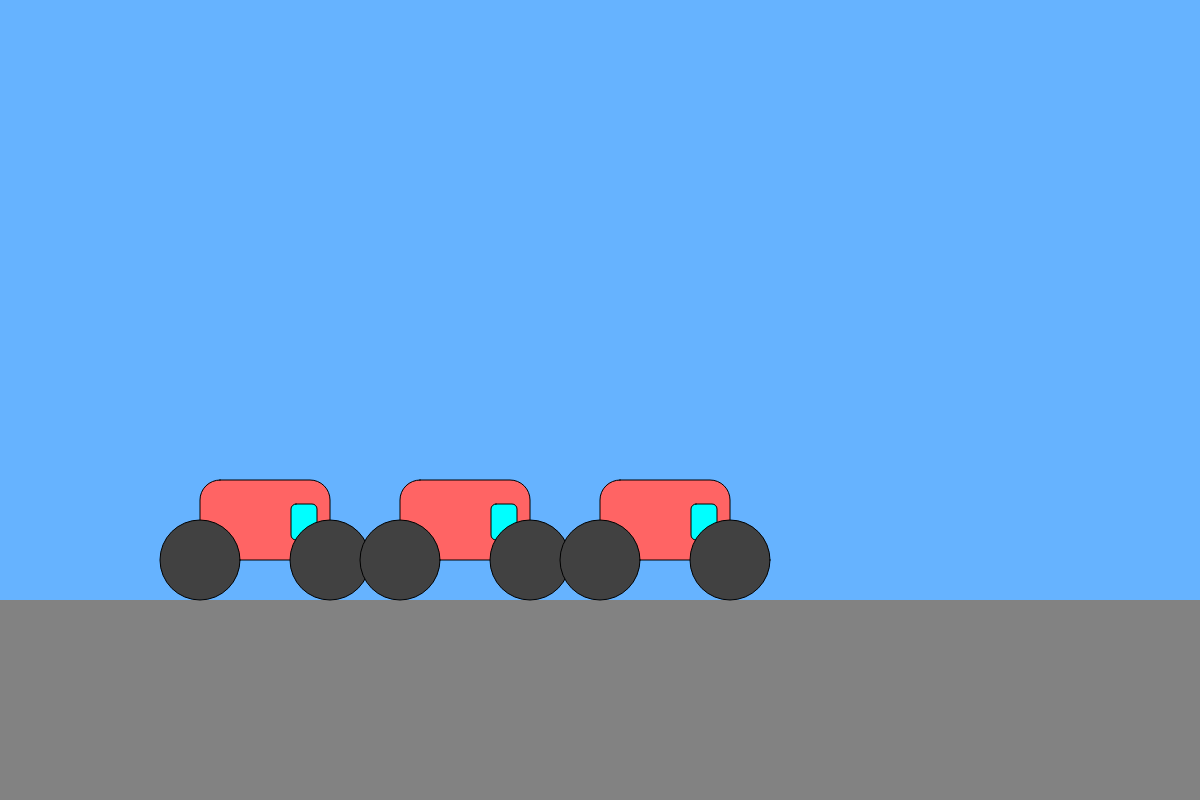
Frame 1 (no input)
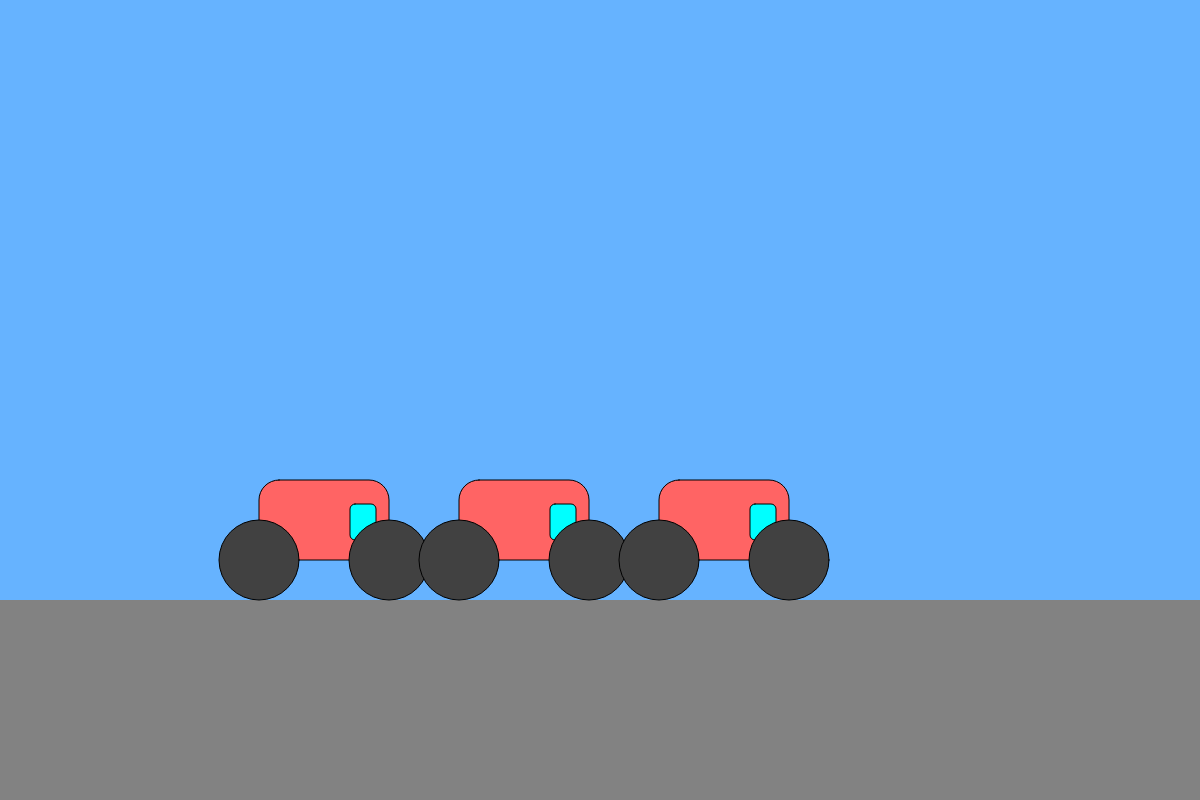
Frame 60 (no input)
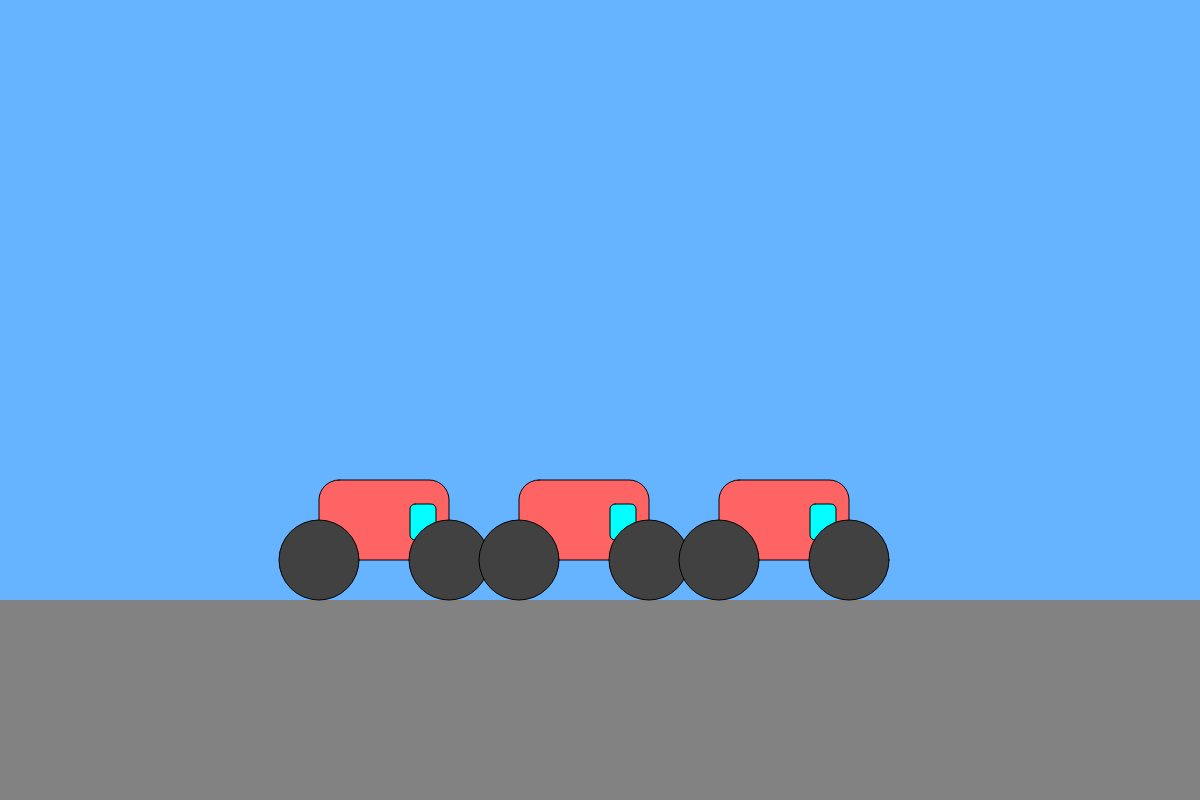
Frame 120 (the mouse pressed at the canvas centre since frame 60)

The p5.js sketch that drew these frames (run headless with seeded random() and noise() and a simulated clock; from frame 60 on, the mouse is pressed at the canvas centre):

// p5.js sketch
// ── sketch.js


var floorPos_y;
// var car;
var traffic; 

function setup()
{

    createCanvas(1200,800);
    
    floorPos_y = 600;

    traffic = [
        {x: 200, height:120, length: 130, wheelDia: 80, color: color(255,100,100)},
        {x: 400, height:120, length: 130, wheelDia: 80, color: color(255,100,100)},
        {x: 600, height:120, length: 130, wheelDia: 80, color: color(255,100,100)}

]
    
    // car = {x: 200, height:120, length: 130, wheelDia: 80, color: color(255,100,100)};

    
}


function draw()
{
    
    background(102,179,255);
    
    noStroke();
    fill(130);
    rect(0,floorPos_y,width, height - floorPos_y);
    
    // Traverse through array called traffic 
    for (var i = 0 ; i < traffic.length ; i++) 
    {
        renderCar(traffic[i])
        traffic[i].x += 1;
    
            if(traffic[i].x  > width + 500)
            {
                traffic[i].x = -500;
            }
            }
   
}


function renderCar(_car)
{
    fill(_car.color);
    stroke(0);
    
    //draw the car's body
    rect(
        _car.x, floorPos_y - _car.height
        , _car.length
        , _car.height - _car.wheelDia/2,
        20);
    
    //draw the windscreen
    fill(0,255,255);
    rect(
        _car.x + _car.length * 0.7, 
        floorPos_y - _car.height * 0.8, 
        _car.length * 0.2, 
        _car.height * 0.3, 
        5);
    
    
    //draw the wheels
    fill(65);
    ellipse(
        _car.x, 
        floorPos_y - _car.wheelDia/2, 
        _car.wheelDia
    );
    
    ellipse(
        _car.x + _car.length, 
        floorPos_y - _car.wheelDia/2, 
        _car.wheelDia);
}
